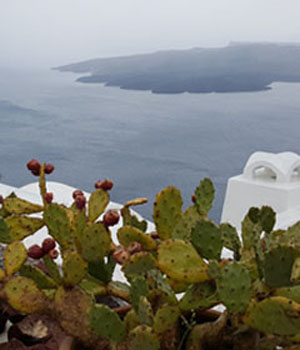
#> input picture images/filter_sharpen.jpg, 300 x 350 px
$ python sharpening.py
#> lines starting #> are read from the running program, lines starting #| are printed output that depends on the picture
### Common/filters.py
import numpy as np, cv2

# 회선 수행 함수
def filter(image, mask):

    rows, cols = image.shape[:2]
    dst = np.zeros((rows, cols), np.float32)                 # 회선 결과 저장 행렬
    xcenter, ycenter = mask.shape[1] // 2, mask.shape[0] // 2  # 마스크 중심 좌표

    for i in range(ycenter, rows - ycenter):                  # 입력 행렬 반복 순회
        for j in range(xcenter, cols - xcenter):
            y1, y2 = i - ycenter, i + ycenter + 1               # 관심영역 높이 범위
            x1, x2 = j - xcenter, j + xcenter + 1               # 관심영역 너비 범위

            roi = image[y1:y2, x1:x2].astype("float32")         # 관심영역 형변환
            tmp = cv2.multiply(roi, mask)                       # 회선 적용
            dst[i, j] = cv2.sumElems(tmp)[0]                    # 출력화소 저장

    return dst                     # 자료형 변환하여 반환


# [56 lines left out: functions differential, erode, dilate, not called in this run]

### Chap9(컨볼루션)/sharpening.py
import numpy as np, cv2
from Common.filters import filter

image = cv2.imread("../images/filter_sharpen.jpg", cv2.IMREAD_GRAYSCALE)
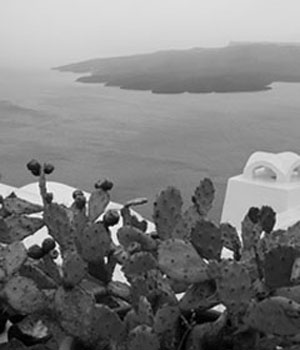
#> image: shape (350, 300); min 0, max 255, mean 126.2
if image is None: raise Exception("영상파일 읽기 오류")

data1 = [0, 1, 0, 1, -4, 1, 0, 1, 0]
data2 = [[-1, -1, -1],
         [-1, 8, -1],
         [-1, -1, -1]]

mask1 = np.array(data1, np.float32).reshape(3, 3)
mask2 = np.array(data2, np.float32)

sharpen1 = filter(image, mask1)
#> after the loop in filter, `for i in range(ycenter, rows - ycenter):`:
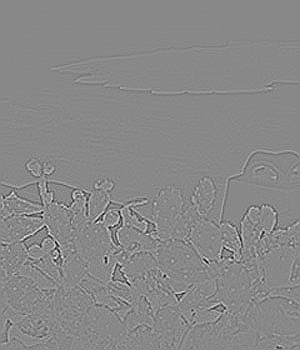
#> dst: shape (350, 300) float32; min -190, max 165, mean 0; drawn with min black and max white
sharpen2 = filter(image, mask2)
#> after the loop in filter (call 2), `for i in range(ycenter, rows - ycenter):`:
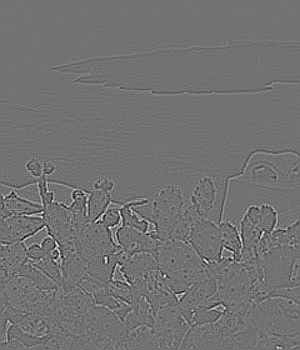
#> dst: shape (350, 300) float32; min -415, max 508, mean 0; drawn with min black and max white
sharpen1 = cv2.convertScaleAbs(sharpen1)
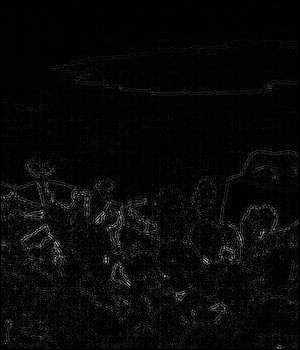
#> sharpen1: shape (350, 300); min 0, max 190, mean 8.1
sharpen2 = cv2.convertScaleAbs(sharpen2)
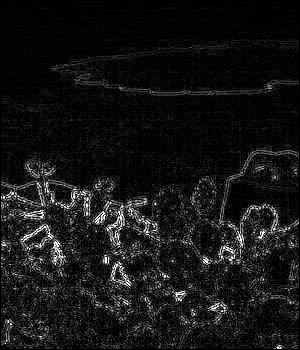
#> sharpen2: shape (350, 300); min 0, max 255, mean 21.5
# sharpenadd = cv2.add(sharpen1, sharpen2)
cv2.imshow("image", image)
cv2.imshow("sharpen1", sharpen1)
cv2.imshow("sharpen2", sharpen2)
# cv2.imshow("sharpenadd", sharpenadd)
cv2.waitKey(0)

$ run again, with images/abs_test2.jpg copied over images/filter_sharpen.jpg
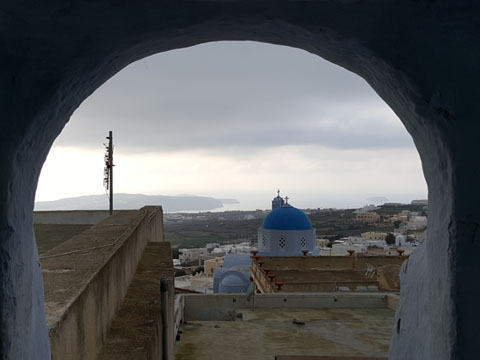
#> input picture images/abs_test2.jpg, 480 x 360 px
#> after the loop in filter (call 2), `for i in range(ycenter, rows - ycenter):`:
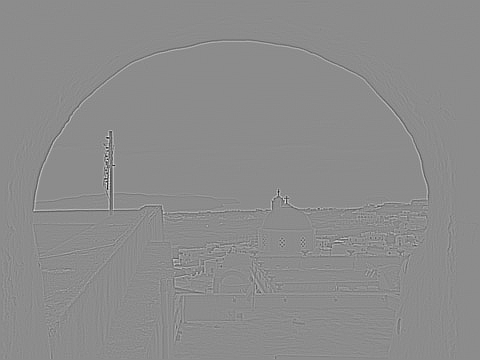
#> dst: shape (360, 480) float32; min -1004, max 821, mean 0; drawn with min black and max white
#> `sharpen2 = cv2.convertScaleAbs(sharpen2)`:
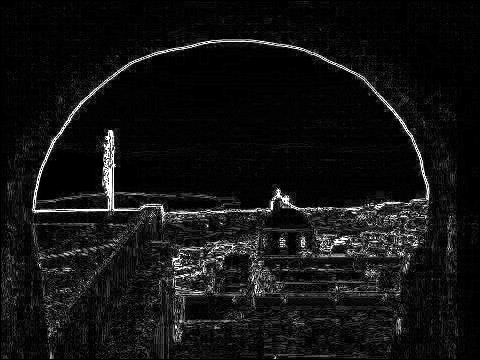
#> sharpen2: shape (360, 480); min 0, max 255, mean 19
